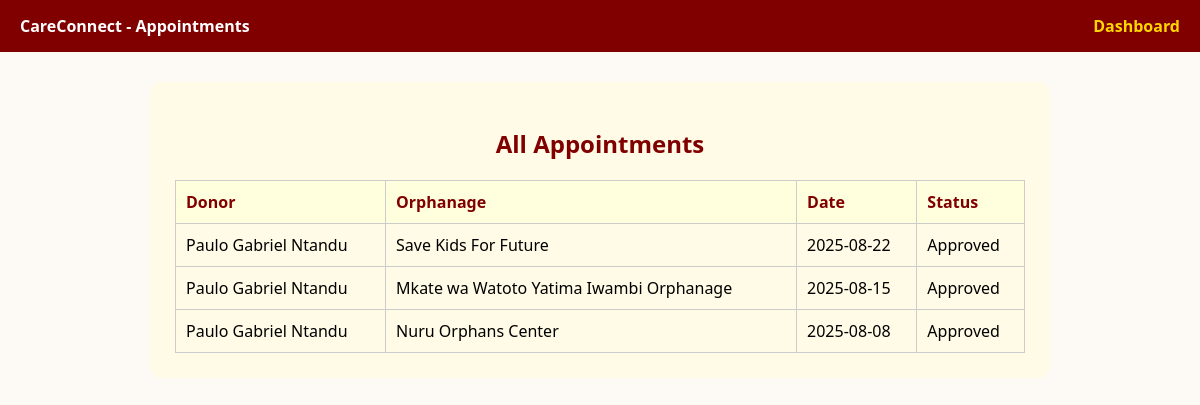
The page /appointment.php (signed in) on the database its author committed.
### tables this page shows
CREATE TABLE `appointment` (
  `appointment_id` int(10) UNSIGNED NOT NULL,
  `user_id` int(10) UNSIGNED NOT NULL,
  `orphanage_id` int(10) UNSIGNED NOT NULL,
  `date` date NOT NULL,
  `status` enum('pending','approved','rejected') DEFAULT 'pending'
);

CREATE TABLE `user` (
  `user_id` int(10) UNSIGNED NOT NULL,
  `name` varchar(100) DEFAULT NULL,
  `email` varchar(100) DEFAULT NULL,
  `password` varchar(255) DEFAULT NULL,
  `role` enum('donor','orphanage','admin') NOT NULL
);

CREATE TABLE `orphanage` (
  `orphanage_id` int(10) UNSIGNED NOT NULL,
  `name` varchar(100) NOT NULL,
  `location` text DEFAULT NULL,
  `contact` varchar(100) DEFAULT NULL,
  `status` enum('pending','verified') DEFAULT 'pending',
  `profile_pic` varchar(255) DEFAULT NULL,
  `user_id` int(10) UNSIGNED NOT NULL,
  `latitude` double DEFAULT NULL,
  `longitude` double DEFAULT NULL
);

### appointment.php (the view, shortened to what this page needs)
<?php
include("includes/db.php");
$role = $_SESSION['role'];
$user_id = $_SESSION['user_id'];
$success = $error = "";
if ($role === 'donor') {
    if (!isset($_GET['oid']) || !is_numeric($_GET['oid'])) {
        header("Location: my_appointments.php");
        exit;
    }
    $orphanage_id = intval($_GET['oid']);
    $stmt = $conn->prepare("SELECT name, latitude, longitude FROM Orphanage WHERE orphanage_id = ? AND status = 'verified'");
    $stmt->bind_param("i", $orphanage_id);
    $stmt->execute();
    $res = $stmt->get_result();
    if ($res->num_rows === 0) {
        die("Invalid or unverified orphanage.");
    }
    $orphanage = $res->fetch_assoc();
    if ($_SERVER['REQUEST_METHOD'] === 'POST') {
        $date = $_POST['date'];
        $check = $conn->prepare("SELECT * FROM Appointment WHERE user_id = ? AND orphanage_id = ?");
        $check->bind_param("ii", $user_id, $orphanage_id);
        $check->execute();
        $exists = $check->get_result();
        if ($exists->num_rows > 0) {
            $error = "You already requested an appointment.";
        } else {
            $ins = $conn->prepare("INSERT INTO Appointment (user_id, orphanage_id, date, status) VALUES (?, ?, ?, 'pending')");
            $ins->bind_param("iis", $user_id, $orphanage_id, $date);
            $ins->execute();
            $success = "Appointment requested successfully.";
        }
    }
}
elseif ($role === 'admin') {
    $appointments = $conn->query("SELECT a.*, u.name AS donor, o.name AS orphanage
                                  FROM Appointment a
                                  JOIN User u ON a.user_id = u.user_id
                                  JOIN Orphanage o ON a.orphanage_id = o.orphanage_id
                                  ORDER BY a.date DESC");
}
?>
<!DOCTYPE html>
<html>
<head>
</head>
<body>
<div class="navbar">
    <div><strong>CareConnect - Appointments</strong></div>
    <div><a href="dashboard.php">Dashboard</a></div>
</div>
<div class="container">
<?php if ($role === 'donor'): ?>
    <h2 style="text-align:center;color:#800000;">Make Appointment with <?= htmlspecialchars($orphanage['name']) ?></h2>
    <?php if ($success): ?><div class="message success"><?= $success ?></div><?php endif; ?>
    <?php if ($error): ?><div class="message error"><?= $error ?></div><?php endif; ?>
    <form method="POST">
        <label>Choose Date:</label>
        <input type="date" name="date" required>
        <button type="submit">Request Appointment</button>
    </form>
    <div id="map"></div>
    <script>
        function initMap() {
            const loc = { lat: <?= $orphanage['latitude'] ?>, lng: <?= $orphanage['longitude'] ?> };
            const map = new google.maps.Map(document.getElementById("map"), {
                center: loc,
                zoom: 14,
                mapTypeId: 'hybrid'
            });
            new google.maps.Marker({ position: loc, map: map, title: "<?= htmlspecialchars($orphanage['name']) ?>" });
        }
    </script>
    <script src="https://maps.googleapis.com/maps/api/js?key=AIzaSyCMqoBl0pvkWpZwPg5qqQX-9R8iHdO5oag&callback=initMap" async defer></script>
<?php elseif ($role === 'admin'): ?>
    <h2 style="text-align:center;color:#800000;">All Appointments</h2>
    <?php if ($appointments->num_rows === 0): ?><p>No appointments found.</p>
    <?php else: ?>
    <table>
        <tr><th>Donor</th><th>Orphanage</th><th>Date</th><th>Status</th></tr>
        <?php while ($row = $appointments->fetch_assoc()): ?>
        <tr>
            <td><?= htmlspecialchars($row['donor']) ?></td>
            <td><?= htmlspecialchars($row['orphanage']) ?></td>
            <td><?= $row['date'] ?></td>
            <td><?= ucfirst($row['status']) ?></td>
        </tr>
        <?php endwhile; ?>
    </table>
    <?php endif; ?>
<?php endif; ?>
</div>
</body>
</html>

### appointment.php (style rules this page uses)
body { font-family: 'Segoe UI'; background: #fdfaf5; margin: 0; }
.navbar { background: #800000; color: white; padding: 15px 20px; display: flex; justify-content: space-between; }
.navbar a { color: #FFD700; font-weight: bold; text-decoration: none; }
.container { max-width: 850px; margin: 30px auto; background: #fffbe6; padding: 25px; border-radius: 12px; }
table { width: 100%; border-collapse: collapse; margin-top: 20px; }
th, td { padding: 10px; border: 1px solid #ccc; text-align: left; }
th { background-color: #ffd; color: #800000; }

### rows shown on the page
appointment: user.name "Paulo Gabriel Ntandu", orphanage.name "Save Kids For Future", date "2025-08-22", status "Approved"
appointment: user.name "Paulo Gabriel Ntandu", orphanage.name "Mkate wa Watoto Yatima Iwambi Orphanage", date "2025-08-15", status "Approved"
appointment: user.name "Paulo Gabriel Ntandu", orphanage.name "Nuru Orphans Center", date "2025-08-08", status "Approved"
